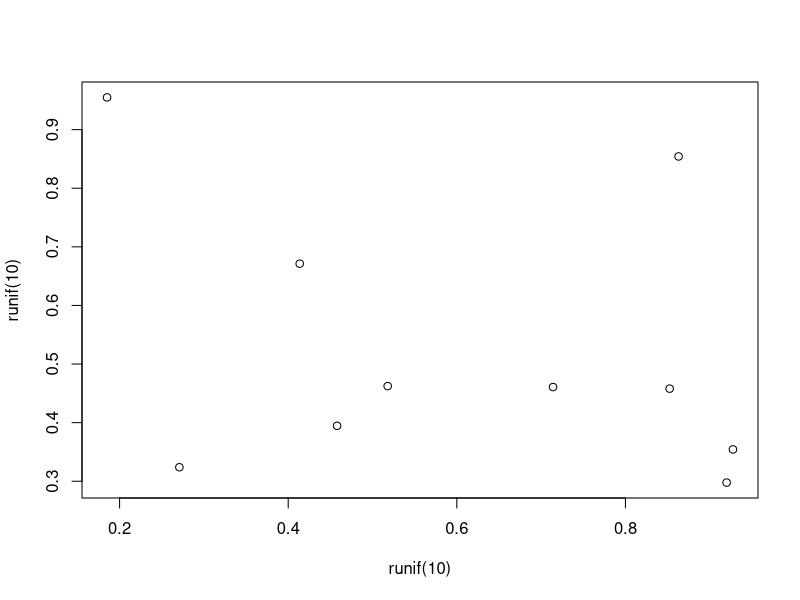

Generate this figure with R:
## ---- chunk 1
knitr::opts_chunk$set(echo = TRUE)
## ---- chunk 2
# r code can be used here!

print(runif(10))
plot(runif(10),runif(10))


## ---- chunk 3
# here is a new chunk of code, distant from the first one in our document.

z <- 1:10
print(z)

# end of the second chunk

